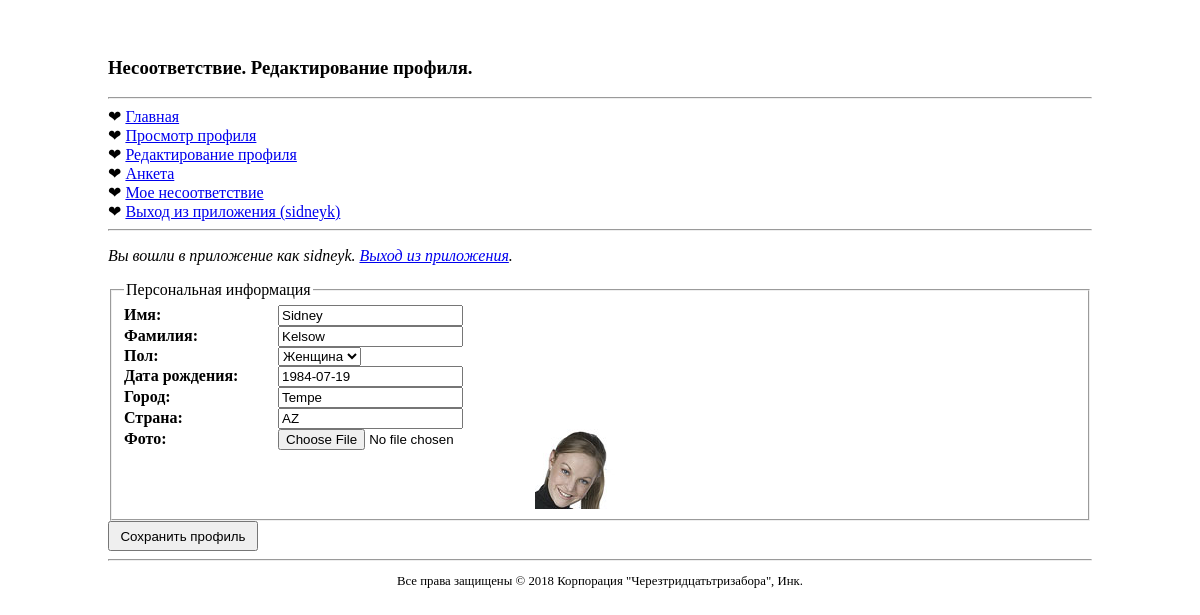
The app's page /mismatch/editprofile.php (signed in) with its own data.
### tables this page shows
CREATE TABLE `mismatch_user` (
  `user_id` int(11) NOT NULL,
  `username` varchar(32) NOT NULL,
  `password` varchar(40) NOT NULL,
  `join_date` datetime DEFAULT NULL,
  `first_name` varchar(32) DEFAULT NULL,
  `last_name` varchar(32) DEFAULT NULL,
  `gender` varchar(1) DEFAULT NULL,
  `birthdate` date DEFAULT NULL,
  `city` varchar(32) DEFAULT NULL,
  `state` varchar(20) DEFAULT NULL,
  `picture` varchar(32) DEFAULT NULL
);

### mismatch/editprofile.php (the view, shortened to what this page needs)
<?php
      require_once('header.php');
      require_once('navmenu.php');
  if (!isset($_SESSION['user_id'])) {
    echo '<p class="login">Пожалуйста <a href="login.php">log in</a> войдите в приложение.</p>';
    exit();
  }
  else {
    echo('<p class="login">Вы вошли в приложение как ' . $_SESSION['username'] . '. <a href="logout.php">Выход из приложения</a>.</p>');
  }
  require_once('connectvars.php');
  if (isset($_POST['submit'])) {
    $first_name = mysqli_real_escape_string($dbc, trim($_POST['firstname']));
    $last_name = mysqli_real_escape_string($dbc, trim($_POST['lastname']));
    $gender = mysqli_real_escape_string($dbc, trim($_POST['gender']));
    $birthdate = mysqli_real_escape_string($dbc, trim($_POST['birthdate']));
    $city = mysqli_real_escape_string($dbc, trim($_POST['city']));
    $state = mysqli_real_escape_string($dbc, trim($_POST['state']));
    $old_picture = mysqli_real_escape_string($dbc, trim($_POST['old_picture']));
    $new_picture = mysqli_real_escape_string($dbc, trim($_FILES['new_picture']['name']));
    $new_picture_type = $_FILES['new_picture']['type'];
    $new_picture_size = $_FILES['new_picture']['size'];
    list($new_picture_width, $new_picture_height) = getimagesize($_FILES['new_picture']['tmp_name']);
    $error = false;
    if (!empty($new_picture)) {
      if ((($new_picture_type == 'image/gif') || ($new_picture_type == 'image/jpeg') || ($new_picture_type == 'image/pjpeg') ||
        ($new_picture_type == 'image/png')) && ($new_picture_size > 0) && ($new_picture_size <= MM_MAXFILESIZE) &&
        ($new_picture_width <= MM_MAXIMGWIDTH) && ($new_picture_height <= MM_MAXIMGHEIGHT)) {
        if ($_FILES['file']['error'] == 0) {
          $target = MM_UPLOADPATH . basename($new_picture);
          if (move_uploaded_file($_FILES['new_picture']['tmp_name'], $target)) {
            if (!empty($old_picture) && ($old_picture != $new_picture)) {
              @unlink(MM_UPLOADPATH . $old_picture);
            }
          }
          else {
            @unlink($_FILES['new_picture']['tmp_name']);
            $error = true;
            echo '<p class="error">Извините, была проблема с загрузкой вашей фотографии.</p>';
          }
        }
      }
      else {
        @unlink($_FILES['new_picture']['tmp_name']);
        $error = true;
        echo '<p class="error">Изображение должно быть в формате GIF, JPEG или PNG не более ' . (MM_MAXFILESIZE / 1024) .
          ' KB and ' . MM_MAXIMGWIDTH . 'x' . MM_MAXIMGHEIGHT . ' пикселов.</p>';
      }
    }
    if (!$error) {
      if (!empty($first_name) && !empty($last_name) && !empty($gender) && !empty($birthdate) && !empty($city) && !empty($state)) {
        if (!empty($new_picture)) {
          $query = "UPDATE mismatch_user SET first_name = '$first_name', last_name = '$last_name', gender = '$gender', " .
            " birthdate = '$birthdate', city = '$city', state = '$state', picture = '$new_picture' WHERE user_id = '" . $_SESSION['user_id'] . "'";
        }
        else {
          $query = "UPDATE mismatch_user SET first_name = '$first_name', last_name = '$last_name', gender = '$gender', " .
            " birthdate = '$birthdate', city = '$city', state = '$state' WHERE user_id = '" . $_SESSION['user_id'] . "'";
        }
        mysqli_query($dbc, $query);
        echo '<p>Ваш профиль был успешно обновлен. Не хотите ли вы <a href="viewprofile.php">посмотреть профиль</a>?</p>';
        mysqli_close($dbc);
        exit();
      }
      else {
        echo '<p class="error">Необходимо ввести все данные профиля (изображение необязательно).</p>';
      }
    }
  }
  else {
    $query = "SELECT first_name, last_name, gender, birthdate, city, state, picture FROM mismatch_user WHERE user_id = '" . $_SESSION['user_id'] . "' ";
    $data = mysqli_query($dbc, $query);
    $row = mysqli_fetch_array($data);
    if ($row != NULL) {
      $first_name = $row['first_name'];
      $last_name = $row['last_name'];
      $gender = $row['gender'];
      $birthdate = $row['birthdate'];
      $city = $row['city'];
      $state = $row['state'];
      $old_picture = $row['picture'];
    }
    else {
      echo '<p class="error">Была проблема с доступом к вашему профилю.</p>';
    }
  }
?>
  <form enctype="multipart/form-data" method="post" action="<?php echo $_SERVER['PHP_SELF']; ?>">
    <fieldset>
      <legend>Персональная информация</legend>
      <label for="firstname">Имя:</label>
      <input type="text" id="firstname" name="firstname" value="<?php if (!empty($first_name)) echo $first_name; ?>" /><br />
      <label for="lastname">Фамилия:</label>
      <input type="text" id="lastname" name="lastname" value="<?php if (!empty($last_name)) echo $last_name; ?>" /><br />
      <label for="gender">Пол:</label>
      <select id="gender" name="gender">
        <option value="F" <?php if (!empty($gender) && $gender == 'F') echo 'selected = "selected"'; ?>>Женщина</option>
      </select><br />
      <label for="birthdate">Дата рождения:</label>
      <input type="text" id="birthdate" name="birthdate" value="<?php if (!empty($birthdate)) echo $birthdate; else echo 'YYYY-MM-DD'; ?>" /><br />
      <label for="city">Город:</label>
      <input type="text" id="city" name="city" value="<?php if (!empty($city)) echo $city; ?>" /><br />
      <label for="state">Страна:</label>
      <input type="text" id="state" name="state" value="<?php if (!empty($state)) echo $state; ?>" /><br />
      <label for="new_picture">Фото:</label>
      <input type="file" id="new_picture" name="new_picture" />
      <?php if (!empty($old_picture)) {
        echo '<img class="profile" src="' . MM_UPLOADPATH . $old_picture . '" alt="Profile Picture" />';
      } ?>
    </fieldset>
    <input type="submit" value="Сохранить профиль" name="submit" />
  </form>
<?php
  require_once('footer.php');
?>

### mismatch/style.css (style rules this page uses)
body { height: 100%; padding: 30px 100px; }
.login { font-style: italic; }
form label { display: inline-block; width: 150px; font-weight: bold; }
img.profile { vertical-align: top; }
input[type = submit] { width: 150px; height: 30px; cursor: pointer; }

### records on screen
mismatch_user: firstname "Sidney", lastname "Kelsow", gender "Женщина", birthdate "1984-07-19", city "Tempe", state "AZ", picture (picture)

### other values on screen
$page_title "Редактирование профиля."
$_SESSION['username'] "sidneyk"
